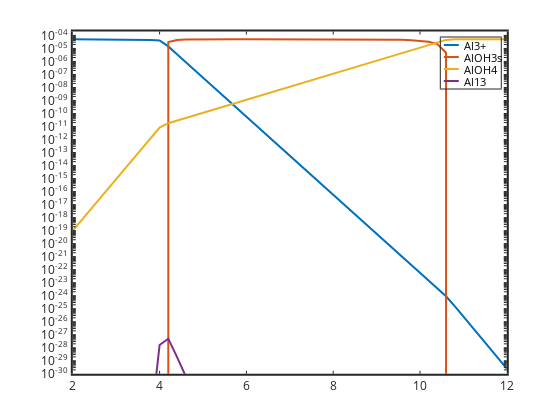

Source (notebook cell):
### Code cell
semilogy(pH,Al,'linewidth',2,pH,AlOH3s,'linewidth',2,pH,AlOH4,'linewidth',2, ...
pH,Al13,'linewidth',2)
 set(gca,'linewidth',2,'fontsize',12)
legend('Al3+','AlOH3s','AlOH4','Al13')
axis([2 12 1e-30 2e-4])

### Figure 1 — Plotly figure (JSON) as saved in the notebook; plotly's stock layout.template omitted (floating-point values rounded to 4 significant figures; data arrays with more than 128 entries replaced by an {"elided": "..."} marker saying what was removed)
{"data": [{"line": {"color": "rgb(0,113,188)", "dash": "solid", "width": 2}, "marker": {"color": "rgb(0,113,188)", "line": {"color": "rgb(0,113,188)"}, "size": 6, "symbol": "none"}, "mode": "lines", "name": "Al3+", "showlegend": true, "type": "scatter", "visibility": true, "x": [2, 2.2, 2.4, 2.6, 2.8, 3, 3.2, 3.4, 3.6, 3.8, 4, 4.2, 4.4, 4.6, 4.8, 5, 5.2, 5.4, 5.6, 5.8, 6, 6.2, 6.4, 6.6, 6.8, 7, 7.2, 7.4, 7.6, 7.8, 8, 8.2, 8.4, 8.6, 8.8, 9, 9.2, 9.4, 9.6, 9.8, 10, 10.2, 10.4, 10.6, 10.8, 11, 11.2, 11.4, 11.6, 11.8, 12], "xaxis": "x", "y": [4.989e-05, 4.983e-05, 4.972e-05, 4.956e-05, 4.931e-05, 4.892e-05, 4.831e-05, 4.737e-05, 4.594e-05, 4.385e-05, 4.087e-05, 1.432e-05, 3.597e-06, 9.036e-07, 2.27e-07, 5.702e-08, 1.432e-08, 3.597e-09, 9.036e-10, 2.27e-10, 5.702e-11, 1.432e-11, 3.597e-12, 9.036e-13, 2.27e-13, 5.702e-14, 1.432e-14, 3.597e-15, 9.036e-16, 2.27e-16, 5.702e-17, 1.432e-17, 3.597e-18, 9.036e-19, 2.27e-19, 5.702e-20, 1.432e-20, 3.597e-21, 9.036e-22, 2.27e-22, 5.702e-23, 1.432e-23, 3.597e-24, 9.036e-25, 1.581e-25, 2.506e-26, 3.972e-27, 6.295e-28, 9.976e-29, 1.581e-29, 2.506e-30], "yaxis": "y"}, {"line": {"color": "rgb(216,82,24)", "dash": "solid", "width": 2}, "marker": {"color": "rgb(216,82,24)", "line": {"color": "rgb(216,82,24)"}, "size": 6, "symbol": "none"}, "mode": "lines", "name": "AlOH3s", "showlegend": true, "type": "scatter", "visibility": true, "x": [2, 2.2, 2.4, 2.6, 2.8, 3, 3.2, 3.4, 3.6, 3.8, 4, 4.2, 4.4, 4.6, 4.8, 5, 5.2, 5.4, 5.6, 5.8, 6, 6.2, 6.4, 6.6, 6.8, 7, 7.2, 7.4, 7.6, 7.8, 8, 8.2, 8.4, 8.6, 8.8, 9, 9.2, 9.4, 9.6, 9.8, 10, 10.2, 10.4, 10.6, 10.8, 11, 11.2, 11.4, 11.6, 11.8, 12], "xaxis": "x", "y": [0, 0, 0, 0, 0, 0, 0, 0, 0, 0, 0, 3.057e-05, 4.435e-05, 4.827e-05, 4.943e-05, 4.98e-05, 4.993e-05, 4.997e-05, 4.999e-05, 4.999e-05, 5e-05, 5e-05, 5e-05, 5e-05, 4.999e-05, 4.999e-05, 4.998e-05, 4.997e-05, 4.995e-05, 4.993e-05, 4.989e-05, 4.982e-05, 4.971e-05, 4.955e-05, 4.928e-05, 4.886e-05, 4.82e-05, 4.714e-05, 4.547e-05, 4.282e-05, 3.862e-05, 3.197e-05, 2.142e-05, 4.71e-06, 0, 0, 0, 0, 0, 0, 0], "yaxis": "y"}, {"line": {"color": "rgb(236,176,31)", "dash": "solid", "width": 2}, "marker": {"color": "rgb(236,176,31)", "line": {"color": "rgb(236,176,31)"}, "size": 6, "symbol": "none"}, "mode": "lines", "name": "AlOH4", "showlegend": true, "type": "scatter", "visibility": true, "x": [2, 2.2, 2.4, 2.6, 2.8, 3, 3.2, 3.4, 3.6, 3.8, 4, 4.2, 4.4, 4.6, 4.8, 5, 5.2, 5.4, 5.6, 5.8, 6, 6.2, 6.4, 6.6, 6.8, 7, 7.2, 7.4, 7.6, 7.8, 8, 8.2, 8.4, 8.6, 8.8, 9, 9.2, 9.4, 9.6, 9.8, 10, 10.2, 10.4, 10.6, 10.8, 11, 11.2, 11.4, 11.6, 11.8, 12], "xaxis": "x", "y": [9.954e-20, 6.273e-19, 3.95e-18, 2.484e-17, 1.559e-16, 9.761e-16, 6.081e-15, 3.762e-14, 2.303e-13, 1.387e-12, 8.154e-12, 1.803e-11, 2.858e-11, 4.529e-11, 7.178e-11, 1.138e-10, 1.803e-10, 2.858e-10, 4.529e-10, 7.178e-10, 1.138e-09, 1.803e-09, 2.858e-09, 4.529e-09, 7.178e-09, 1.138e-08, 1.803e-08, 2.858e-08, 4.529e-08, 7.178e-08, 1.138e-07, 1.803e-07, 2.858e-07, 4.529e-07, 7.178e-07, 1.138e-06, 1.803e-06, 2.858e-06, 4.529e-06, 7.178e-06, 1.138e-05, 1.803e-05, 2.858e-05, 4.529e-05, 5e-05, 5e-05, 5e-05, 5e-05, 5e-05, 5e-05, 5e-05], "yaxis": "y"}, {"line": {"color": "rgb(125,46,141)", "dash": "solid", "width": 2}, "marker": {"color": "rgb(125,46,141)", "line": {"color": "rgb(125,46,141)"}, "size": 6, "symbol": "none"}, "mode": "lines", "name": "Al13", "showlegend": true, "type": "scatter", "visibility": true, "x": [2, 2.2, 2.4, 2.6, 2.8, 3, 3.2, 3.4, 3.6, 3.8, 4, 4.2, 4.4, 4.6, 4.8, 5, 5.2, 5.4, 5.6, 5.8, 6, 6.2, 6.4, 6.6, 6.8, 7, 7.2, 7.4, 7.6, 7.8, 8, 8.2, 8.4, 8.6, 8.8, 9, 9.2, 9.4, 9.6, 9.8, 10, 10.2, 10.4, 10.6, 10.8, 11, 11.2, 11.4, 11.6, 11.8, 12], "xaxis": "x", "y": [2.209e-91, 5.456e-85, 1.335e-78, 3.215e-72, 7.559e-66, 1.711e-59, 3.648e-53, 7.096e-47, 1.199e-40, 1.641e-34, 1.652e-28, 4.989e-28, 1.986e-29, 7.907e-31, 3.148e-32, 1.253e-33, 4.989e-35, 1.986e-36, 7.907e-38, 3.148e-39, 1.253e-40, 4.989e-42, 1.986e-43, 7.907e-45, 3.148e-46, 1.253e-47, 4.989e-49, 1.986e-50, 7.907e-52, 3.148e-53, 1.253e-54, 4.989e-56, 1.986e-57, 7.907e-59, 3.148e-60, 1.253e-61, 4.989e-63, 1.986e-64, 7.907e-66, 3.148e-67, 1.253e-68, 4.989e-70, 1.986e-71, 7.907e-73, 2.862e-76, 2.862e-80, 2.862e-84, 2.862e-88, 2.862e-92, 2.862e-96, 2.862e-100], "yaxis": "y"}, {"hoverinfo": "none", "line": {"color": "rgb(0,113,188)", "dash": "solid", "width": 2}, "marker": {"color": "rgb(0,113,188)", "line": {"color": "rgb(0,113,188)"}, "size": 6, "symbol": "none"}, "mode": "lines", "name": "", "showlegend": false, "type": "scatter", "visibility": true, "x": [3, 18], "xaxis": "x2", "y": [7.5, 7.5], "yaxis": "y2"}, {"hoverinfo": "none", "line": {"color": "rgb(216,82,24)", "dash": "solid", "width": 2}, "marker": {"color": "rgb(216,82,24)", "line": {"color": "rgb(216,82,24)"}, "size": 6, "symbol": "none"}, "mode": "lines", "name": "", "showlegend": false, "type": "scatter", "visibility": true, "x": [3, 18], "xaxis": "x2", "y": [19.5, 19.5], "yaxis": "y2"}, {"hoverinfo": "none", "line": {"color": "rgb(236,176,31)", "dash": "solid", "width": 2}, "marker": {"color": "rgb(236,176,31)", "line": {"color": "rgb(236,176,31)"}, "size": 6, "symbol": "none"}, "mode": "lines", "name": "", "showlegend": false, "type": "scatter", "visibility": true, "x": [3, 18], "xaxis": "x2", "y": [31.5, 31.5], "yaxis": "y2"}, {"hoverinfo": "none", "line": {"color": "rgb(125,46,141)", "dash": "solid", "width": 2}, "marker": {"color": "rgb(125,46,141)", "line": {"color": "rgb(125,46,141)"}, "size": 6, "symbol": "none"}, "mode": "lines", "name": "", "showlegend": false, "type": "scatter", "visibility": true, "x": [3, 18], "xaxis": "x2", "y": [43.5, 43.5], "yaxis": "y2"}], "layout": {"annotations": [{"font": {"color": "rgb(0, 0, 0)", "size": 10.8}, "showarrow": false, "text": "Al3+", "x": 21, "xanchor": "left", "xref": "x2", "y": 7.5, "yanchor": "middle", "yref": "y2"}, {"font": {"color": "rgb(0, 0, 0)", "size": 10.8}, "showarrow": false, "text": "AlOH3s", "x": 21, "xanchor": "left", "xref": "x2", "y": 19.5, "yanchor": "middle", "yref": "y2"}, {"font": {"color": "rgb(0, 0, 0)", "size": 10.8}, "showarrow": false, "text": "AlOH4", "x": 21, "xanchor": "left", "xref": "x2", "y": 31.5, "yanchor": "middle", "yref": "y2"}, {"font": {"color": "rgb(0, 0, 0)", "size": 10.8}, "showarrow": false, "text": "Al13", "x": 21, "xanchor": "left", "xref": "x2", "y": 43.5, "yanchor": "middle", "yref": "y2"}], "height": 420, "hovermode": "closest", "margin": {"b": 0, "l": 0, "r": 0, "t": 0}, "plot_bgcolor": "rgba(0, 0, 0, 0)", "showlegend": false, "width": 560, "xaxis": {"anchor": "y", "autorange": false, "domain": [0.13, 0.905], "exponentformat": "none", "gridcolor": "rgba(38,38,38,0.15)", "gridwidth": 2, "linecolor": "rgb(38,38,38)", "linewidth": 2, "mirror": "ticks", "range": [2, 12], "showgrid": false, "showline": true, "side": "bottom", "spikedash": "solid", "spikemode": "across", "spikesides": false, "spikethickness": 1, "tickangle": 0, "tickcolor": "rgb(38,38,38)", "tickfont": {"color": "rgb(38,38,38)", "size": 12}, "ticklen": 3, "ticks": "inside", "ticktext": ["2", "4", "6", "8", "10", "12"], "tickvals": [2, 4, 6, 8, 10, 12], "title": {"font": {"color": "rgb(0, 0, 0)", "size": 13.2}, "text": ""}, "type": "linear", "visible": true, "zeroline": false}, "xaxis2": {"anchor": "y2", "autorange": false, "domain": [0.7871, 0.8943], "exponentformat": "none", "fixedrange": true, "gridcolor": "rgba(38,38,38,0.15)", "gridwidth": 1, "linecolor": "rgb(38,38,38)", "linewidth": 1, "mirror": true, "range": [0, 60], "showgrid": false, "showline": true, "showspikes": false, "side": "bottom", "spikedash": "solid", "spikemode": "across", "spikesides": false, "spikethickness": 1, "tickangle": 0, "tickcolor": "rgb(38,38,38)", "tickfont": {"color": "rgb(38,38,38)", "size": 10.8}, "ticklen": 3, "ticks": "", "ticktext": [], "tickvals": [], "title": {"font": {"color": "rgb(0, 0, 0)", "size": 11.88}, "text": ""}, "type": "linear", "visible": true, "zeroline": false}, "yaxis": {"anchor": "x", "autorange": false, "domain": [0.11, 0.925], "exponentformat": "none", "gridcolor": "rgba(38,38,38,0.15)", "gridwidth": 2, "linecolor": "rgb(38,38,38)", "linewidth": 2, "mirror": "ticks", "range": [-30, -3.699], "showgrid": false, "showline": true, "side": "left", "spikedash": "solid", "spikemode": "across", "spikesides": false, "spikethickness": 1, "tickangle": 0, "tickcolor": "rgb(38,38,38)", "tickfont": {"color": "rgb(38,38,38)", "size": 12}, "ticklen": 3, "ticks": "inside", "ticktext": {"elided": "236 str values"}, "tickvals": {"elided": "236 float values"}, "title": {"font": {"color": "rgb(0, 0, 0)", "size": 13.2}, "text": ""}, "type": "log", "visible": true, "zeroline": false}, "yaxis2": {"anchor": "x2", "autorange": false, "domain": [0.7893, 0.9107], "exponentformat": "none", "fixedrange": true, "gridcolor": "rgba(38,38,38,0.15)", "gridwidth": 1, "linecolor": "rgb(38,38,38)", "linewidth": 1, "mirror": true, "range": [51, 0], "showgrid": false, "showline": true, "showspikes": false, "side": "left", "spikedash": "solid", "spikemode": "across", "spikesides": false, "spikethickness": 1, "tickangle": 0, "tickcolor": "rgb(38,38,38)", "tickfont": {"color": "rgb(38,38,38)", "size": 10.8}, "ticklen": 3, "ticks": "", "ticktext": [], "tickvals": [], "title": {"font": {"color": "rgb(0, 0, 0)", "size": 11.88}, "text": ""}, "type": "linear", "visible": true, "zeroline": false}}}
